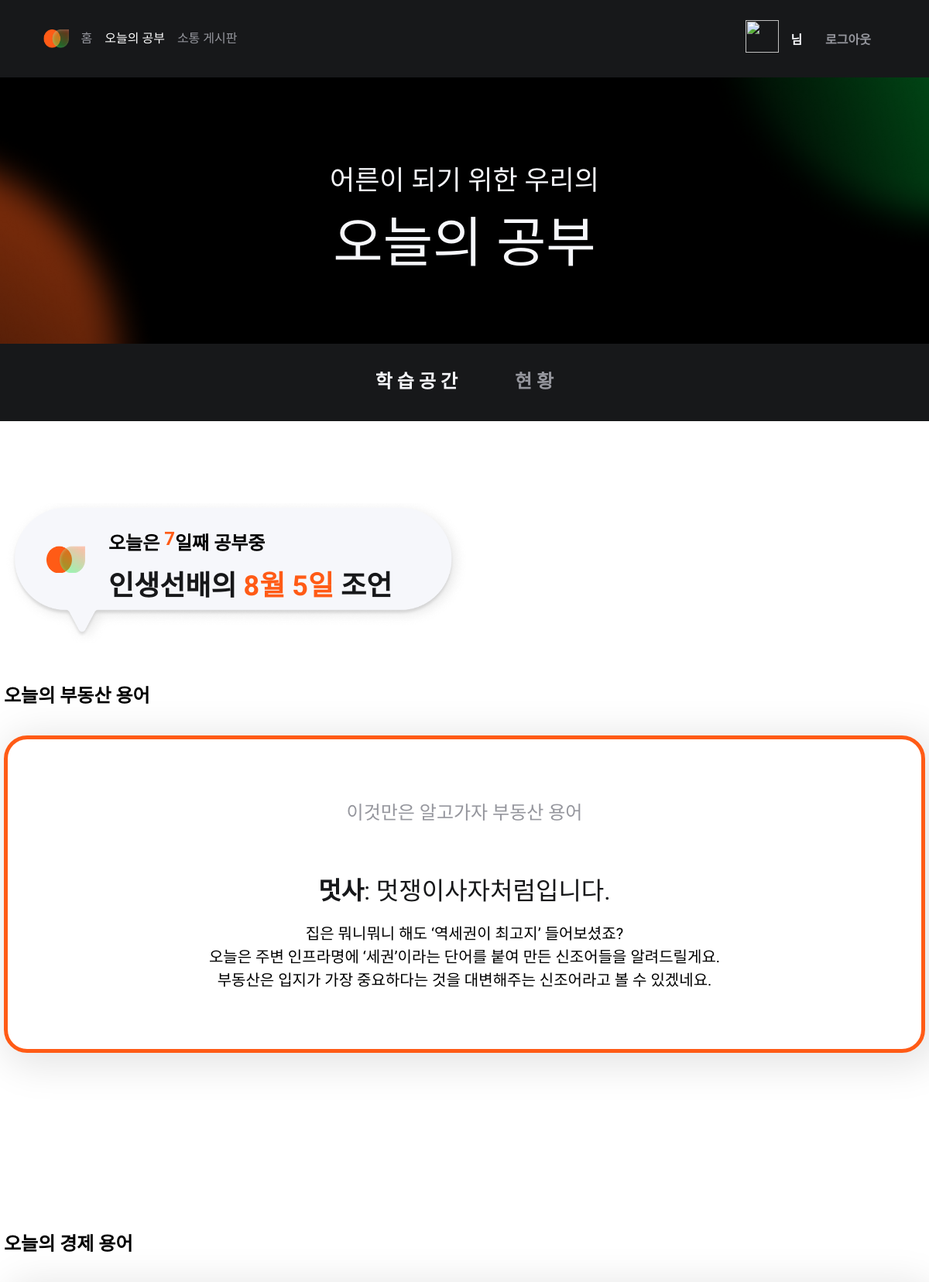
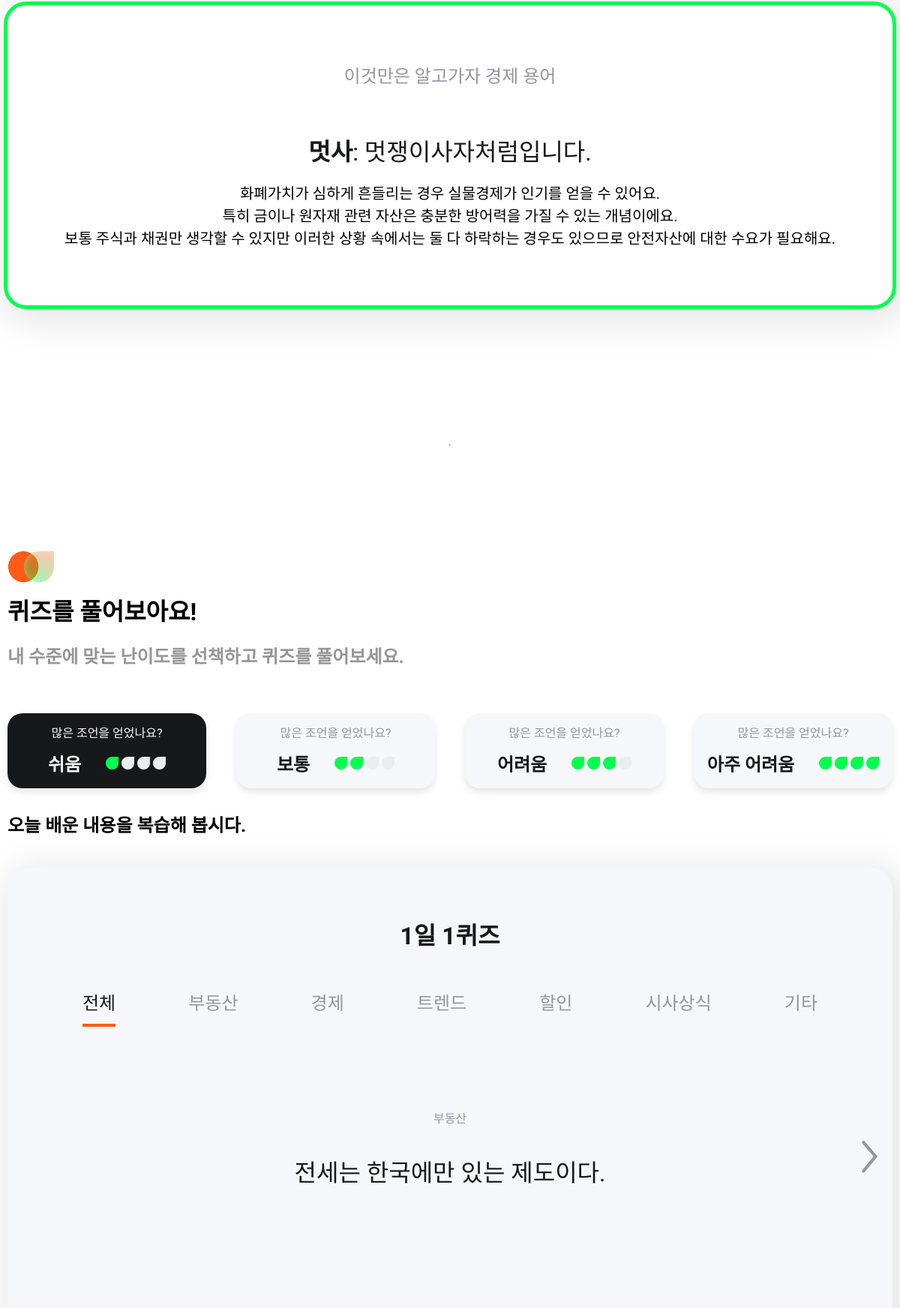
The app's page /quiz/studySpace/0 (upper part) with its own data (2 pictures, top to bottom).
### quizApp/models.py (models this page shows)
class Term(models.Model):
    title = models.CharField(max_length=30)
    description = models.CharField(max_length=50)
    content = models.TextField("TEXT")
    category = models.CharField("CATEGORY", max_length=30)

class Quiz(models.Model):
    text = models.CharField("TEXT", max_length=100) # 질문 문항
    description = models.CharField("DESCRIPTION", max_length=40) # 카테고리 요약금
    category = models.PositiveIntegerField("CATEGORY") # 카테고리
    difficulty = models.PositiveIntegerField("DIFFICULTY", default=0) # 난이도
    total = models.PositiveIntegerField("TOTAL", default=0) # 전체 정답 시도 수
    incorrect = models.PositiveIntegerField("INCORRECT", default=0) # 문제 오답 수
    correct = models.CharField("CORRECT", max_length=10) # 문제의 정답
    content = models.TextField("CONTENT") # 오답노트

### quizApp/views.py (the view)
# urls.py: path('studySpace/<int:level>', studySpace, name="studySpace"),
def studySpace(request, level):
    def get_random(category):
        term = Term.objects.filter(category=category).order_by("?").first()
        return term
    randomRealtyTerm = get_random("Realty")
    realtyContents = randomRealtyTerm.content.split("\n")
    randomEconomyTerm = get_random("Economy")
    economyContents = randomEconomyTerm.content.split("\n")
    quizs = {}
    quizAll = Quiz.objects.filter(difficulty=level).order_by("?").first()
    for category in range(6):
        quiz = Quiz.objects.filter(category=category, difficulty=level).order_by("?").first()
        boxIndex = category + 2
        boxNumber = "box-" + str(boxIndex)
        quizs[quiz] = boxNumber
    context = {
        'realtyTerm': randomRealtyTerm,
        'realtyContents': realtyContents,
        'economyTerm': randomEconomyTerm,
        'economyContents': economyContents,
        'quizs': quizs,
        'quizAll': quizAll
    }
    if level == 0:
        return render(request, 'quizApp/study-easy.html', context)
    elif level == 1:
        return render(request, 'quizApp/study-normal.html', context)
    elif level == 2:
        return render(request, 'quizApp/study-hard.html', context)
    else:
        return render(request, 'quizApp/study-very-hard.html', context)

### templates/quizApp/study-easy.html (shortened to what this page needs)
{% load static %}
<!DOCTYPE html>
<html lang="en">
<head>
    <link rel="stylesheet" href="{% static 'css/studyStyle.css' %}">
</head>
<body onload="handleScrollPosition(event)">
    <nav>
        <div class="nav-left">
            <img src="{% static 'img/main-nav-logo.png' %}" alt="로고">
            <a href="{% url 'main' %}" style=" color: #95969D;" >홈</a>
            <a class="nav-second" style="color: #FFFFFF;" href="{% url 'quizApp:studySpace' level=0 %}">오늘의 공부</a>
            <a class="nav-third" href="{% url 'communicationApp:communication_list' %}" style=" color: #95969D;">소통 게시판</a>
        </div>
        <div class="nav-right">
            <a href="{% url 'accounts:profile' %}">
                <img class="nav-icon-third" style="margin-right: 15px;" src="{{request.user.profile.image.url}}" alt="">
            </a>
            <p style="color: #FFFFFF;top:50%;margin-bottom: 0px; margin-right:30px;
            color: var(--unnamed, #F6F7FB);
            font-size: 16px;
            font-style: normal;
            font-weight: 700;
            line-height: normal;">{{request.user.profile.name}}님</p>
            <a href="{% url 'accounts:logOut' %}" style="text-decoration: none;
            color: inherit;">
            <p style="color: #FFFFFF;top:50%;margin-bottom: 0px; margin-right:40px;
            color: var(--1, #95969D);
            font-size: 16px;
            font-style: normal;
            font-weight: 700;
            line-height: normal;">로그아웃</p>
            </a>
    </nav>
    <header class="study-title">
        <p>어른이 되기 위한 우리의</p>
        <p>오늘의 공부</p>
    </header>
    <nav id="nav2">
        <a href="{% url 'quizApp:studySpace' level=2%}" style="text-decoration: none;
        color: inherit;"><p id="nav2-first" style="color: #F6F7FB; ">학 습 공 간</p></a>
        <a href="{% url 'quizApp:stateAll' %}" style="text-decoration: none;
        color: inherit;"><p id="nav2-second">현 황</p></a>
    </nav>
    <div id="study-place">
        <div class="advice-box">
            <div class="speech-bubble-box">
                <div class="speech-bubble">
                    <img src="{% static 'img/study-logo.png' %}" alt="">
                    <div class="speech-bubble-content">
                        <div id="speech-bubble-content-first">
                            <p>오늘은&nbsp;</p>
                            <p id="speech-bubble-content-date1">7</p>
                            <p>일째 공부중</p>
                        </div>
                        <div id="speech-bubble-content-second">
                            <p>인생선배의&nbsp;</p>
                            <p id="speech-bubble-content-date2">6월 12일</p>
                            <p>&nbsp;</p>
                            <p>조언</p>
                        </div>
                    </div>
                </div>
            </div>
            <div class="today-first-box">
                <p class="today-box-title">오늘의 부동산 용어</p>
                <div class="today-study-box">
                    <p class="today-study-box-title">이것만은 알고가자 부동산 용어</p>
                    <div class="today-study-box-word">
                        <p><strong>{{ realtyTerm.title }}</strong>: {{ realtyTerm.description }}</p>
                    </div>
                    <div class="today-study-box-info" style="text-align:center;">
                        {% for content in realtyContents%}
                        <p>{{ content }}</p>
                        {% endfor %}
                    </div>
                </div>
            </div>
            <div class="today-second-box">
                <p class="today-box-title">오늘의 경제 용어</p>
                <div class="today-study-box">
                    <p class="today-study-box-title">이것만은 알고가자 경제 용어</p>
                    <div class="today-study-box-word">
                        <p><strong>{{ economyTerm.title }}</strong>: {{ economyTerm.description}}</p>
                    </div>
                    <div class="today-study-box-info" style="text-align:center;">
                        {% for content in economyContents %}
                        <p>{{ content }}</p>
                        {% endfor %}
                    </div>
                </div>
            </div>
        </div>
        <hr>
        <div class="quiz-container">
            <div class="quiz-container-title">
                <img src="{% static 'img/main-nav-logo.png' %}" alt="">
                <p>퀴즈를 풀어보아요!</p>
                <p>내 수준에 맞는 난이도를 선책하고 퀴즈를 풀어보세요.</p>
            </div>
            <div class="quiz-level-container">
                <a href="{% url 'quizApp:studySpace' level=0 %}" style="text-decoration: none;
                color: inherit;"  onclick="handleScrollPosition(event)">
                    <div class="quiz-level-box" style="background-color: #17181A;" >
                        <p class="quiz-level-comment" style="color: #F6F7FB;">많은 조언을 얻었나요?</p>
                        <div class="quiz-level">
                            <p class="quiz-level-name"style="color: #F6F7FB;">쉬움</p>
                            <img src="{% static 'img/study-easy.png' %}" alt="">
                        </div>
                    </div>
                </a>
                <a href="{% url 'quizApp:studySpace' level=1 %}" style="text-decoration: none;
                color: inherit;"  onclick="handleScrollPosition(event)">
                    <div class="quiz-level-box">
                        <p class="quiz-level-comment">많은 조언을 얻었나요?</p>
                        <div class="quiz-level">
                            <p class="quiz-level-name">보통</p>
                            <img src="{% static 'img/study-normal.png' %}" alt="">
                        </div>
                    </div>
                </a>
                <a href="{% url 'quizApp:studySpace' level=2 %}" style="text-decoration: none;
                color: inherit;" onclick="handleScrollPosition(event)">
                    <div class="quiz-level-box" >
                        <p class="quiz-level-comment" >많은 조언을 얻었나요?</p>
                        <div class="quiz-level">
                            <p class="quiz-level-name" >어려움</p>
                            <img src="{% static 'img/study-hard.png' %}" alt="">
                        </div>
                    </div>
                </a>
                <a href="{% url 'quizApp:studySpace' level=3 %}" style="text-decoration: none;
                color: inherit;" onclick="handleScrollPosition(event)">
                    <div class="quiz-level-box">
                        <p class="quiz-level-comment">많은 조언을 얻었나요?</p>
                        <div class="quiz-level">
                            <p class="quiz-level-name">아주 어려움</p>
                            <img src="{% static 'img/study-very-hard.png' %}" alt="">
                        </div>
                    </div>
                </a>
            </div>
            <p class="quiz-container-p">오늘 배운 내용을 복습해 봅시다.</p>
            <div class="quiz-box">
                <div class="quiz-box-content">
                    <p class="quiz-box-content-title">1일 1퀴즈</p>
                    <div class="quiz-box-content-nav">
                        <p id="p-1">전체</p>
                        <p id="p-2">부동산</p>
                        <p id="p-3">경제</p>
                        <p id="p-4">트렌드</p>
                        <p id="p-5">할인</p>
                        <p id="p-6">시사상식</p>
                        <p id="p-7">기타</p>
                    </div>
                    <div class="quiz-change-box" id="box-1">
                        <p class="quiz-box-content-p-fisrt">{{ quizAll.text }}</p>
                        <p class="quiz-box-content-p-second">{{ quizAll.description }}</p>
                        <div class="quiz-box-content-quizBtn">
                        </div>
                    </div>
                </div>
                <img class="study-next-btn" src="{% static 'img/study-next-btn.png' %}" alt="">
            </div>
        </div>
    </div>
</body>
</html>

### records on screen
Term: title "멋사", description "멋쟁이사자처럼입니다."
Term: title "멋사", description "멋쟁이사자처럼입니다."
Quiz: text "부동산", description "전세는 한국에만 있는 제도이다."

### other values on screen
{{ content }} "집은 뭐니뭐니 해도 ‘역세권이 최고지’ 들어보셨죠?" "오늘은 주변 인프라명에 ‘세권’이라는 단어를 붙여 만든 신조어들을 알려드릴게요." "부동산은 입지가 가장 중요하다는 것을 대변해주는 신조어라고 볼 수 있겠네요."
{{ content }} "화폐가치가 심하게 흔들리는 경우 실물경제가 인기를 얻을 수 있어요." "특히 금이나 원자재 관련 자산은 충분한 방어력을 가질 수 있는 개념이에요." "보통 주식과 채권만 생각할 수 있지만 이러한 상황 속에서는 둘 다 하락하는 경우도 있으므로 안전자산에 대한 수요가 필요해요."
